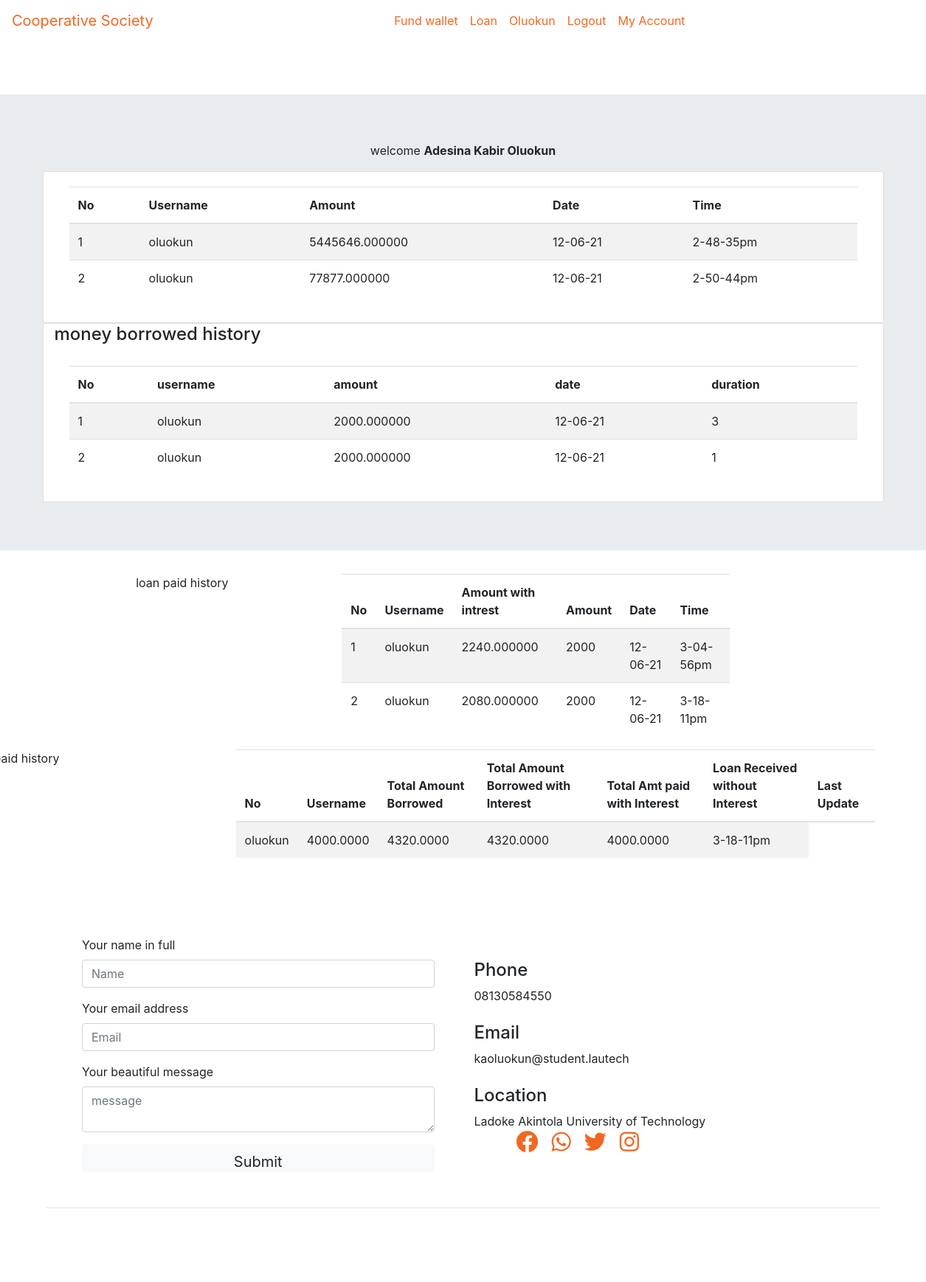
The app's page /checktransactions.php (signed in) with its own data.
### tables this page shows
CREATE TABLE `registration` (
  `id` int(10) UNSIGNED NOT NULL,
  `name` varchar(40) NOT NULL,
  `username` varchar(200) NOT NULL,
  `bvn` varchar(200) NOT NULL,
  `password` varchar(100) NOT NULL,
  `email` varchar(100) NOT NULL,
  `phoneno` varchar(100) NOT NULL,
  `saving` decimal(64,6) NOT NULL,
  `date` varchar(100) NOT NULL,
  `time` varchar(100) NOT NULL,
  `NameofG` varchar(100) NOT NULL,
  `BvnofG` varchar(100) NOT NULL,
  `EmailofG` varchar(100) NOT NULL,
  `PhoneofG` varchar(100) NOT NULL
);

CREATE TABLE `transactions` (
  `id` int(10) UNSIGNED NOT NULL,
  `username` varchar(40) NOT NULL,
  `email` varchar(40) NOT NULL,
  `type` varchar(40) NOT NULL,
  `to_refund` varchar(40) NOT NULL,
  `Amt` decimal(63,6) NOT NULL,
  `date` varchar(40) NOT NULL,
  `time` varchar(40) NOT NULL
);

CREATE TABLE `loan` (
  `id` int(10) UNSIGNED NOT NULL,
  `username` varchar(40) NOT NULL,
  `loan_borrowed` decimal(63,4) NOT NULL,
  `loan_with_interest` decimal(63,4) NOT NULL,
  `loan_paid_WITH_interest` decimal(63,4) NOT NULL,
  `loan_received` decimal(63,4) NOT NULL,
  `last_loan_duration` decimal(63,4) NOT NULL,
  `last_update` varchar(40) NOT NULL
);

### database.php (called while the page is built, shortened)
<?php
$SERVER="localhost";
$dbusername="root";
$pas="";
$database="SWEP";
$conn=mysqli_connect($SERVER,$dbusername,$pas,$database);
try{
$interest_per_head="CREATE TABLE IF NOT EXISTS interest_per_head(
id INT UNSIGNED AUTO_INCREMENT PRIMARY KEY,
username VARCHAR(40) NOT NULL,
interest DECIMAL(63,6) NOT NULL
)";
mysqli_query($conn,$interest_per_head);
}
catch(Exception $errormsg)
{
  echo $php_errormsg->getMessage();
}
function amount($table_name,$username){
  global $conn;
  $sql_amount="SELECT *FROM $table_name WHERE username='$username'";
  $connection=mysqli_query($conn,$sql_amount);
  $get_amo=mysqli_fetch_array($connection,MYSQLI_ASSOC);
  return isset($get_amo)?$get_amo:[];
};
function history($table_name,$username,$type){
  global $conn;
  $sql_tran="SELECT *FROM $table_name WHERE username='$username' AND type='$type' ";
  $connection=mysqli_query($conn,$sql_tran);
  return $connection;
}

### checktransactions.php (the view, shortened to what this page needs)
<?php session_start();
if(isset($_SESSION['login']) && ($_SESSION['username']!=null)):
  ?>
<?php
$username=$_SESSION['username'];
include('database.php');
$username1=amount('registration',$username)['username'];
if($username1!=null):
  ?>
  <!DOCTYPE html>
  <html lang="en">
  <head>
    <?php
   include('style.php');
     ?>
  </head>
  <body>
  <?php
   include('header.php');
     ?>
  <br><br><br>
    <div class="jumbotron jumbotron-fluid">
        <p class="text-center">  <?php echo "welcome <b>".ucwords(amount('registration',$username)['name'])."</b>";?></p>
        <div class="container card">
          <div class="table-responsive card-body">
            <table class="table table-striped">
              <thead>
               <tr>
                 <th>No</th>
                 <th>Username</th>
                 <th>Amount</th>
                 <th>Date</th>
                 <th>Time</th>
               </tr>
             </thead>
             <tbody>
               <?php
               $connection= history('transactions',$username1,'saving');
               $count=1;
               while($get_id=mysqli_fetch_assoc($connection)):?>
                <tr>
                  <td><?php echo $count; ?></td>
                  <td><?php echo $get_id['username']; ?></td>
                  <td><?php echo $get_id['Amt']; ?></td>
                  <td><?php echo $get_id['date']; ?></td>
                  <td> <?php echo $get_id['time']; ?>        </td>
                </tr>
                <?php $count++;
              endwhile;?>
            </tbody>
          </table>
        </div>
      </div>
        <div class="container card">
           <h4>  money borrowed history</h4>
          <div class="table-responsive card-body">
            <table class="table table-striped">
              <thead>
                <tr>
                  <th>No</th>
                  <th>username</th>
                  <th>amount</th>
                  <th>date</th>
                  <th>
                    duration
                  </th>
                </tr>
              </thead>
              <tbody>
                <?php
                $connection= history('transactions',$username1,'borrow');
                $count=1;
                while($get_id=mysqli_fetch_assoc($connection)):?>
                  <tr>
                    <td>
                      <?php echo $count; ?>
                    </td>
                    <td><?php echo $get_id['username']; ?>
                  </td>
                  <td>
                    <?php echo $get_id['Amt']; ?>
                  </td>
                  <td><?php echo $get_id['date']; ?>
                </td>
                <td> <?php echo $get_id['time']; ?>
              </td>
            </tr>
            <?php $count++;
          endwhile;?>
        </tbody>
      </table>
    </div>
  </div>
  <div class="col-sm-2">
  </div>
</div>
<div class="row">
  <div class="col-sm-2">
  </div>
  <div class="row">
    <p>  <?php echo 'loan paid history
    '; ?></p>
    <div class="col-sm-2">
    </div>
    <div class="col-sm-8">
      <div class="table-responsive">
        <table class="table table-striped">
          <thead>
            <tr>
              <th>No</th>
              <th>Username</th>
              <th>Amount with intrest
                <th>Amount</th>
              </th>
              <th>Date</th>
              <th>Time</th>
            </tr>
          </thead>
          <tbody>
            <?php
            $connection= history('transactions',$username1,'paid_loan');
            $count=1;
            while($get_id=mysqli_fetch_assoc($connection)):?>
              <tr>
                <td>
                  <?php echo $count; ?>
                </td>
                <td><?php echo $get_id['username']; ?>
              </td>
              <td>
                <?php echo $get_id['Amt']; ?>
              </td>
              <td>
                <?php echo $get_id['to_refund']; ?>
              </td>
              <td><?php echo $get_id['date']; ?>
            </td>
            <td> <?php echo $get_id['time']; ?>
          </td>
        </tr>
        <?php $count++;
      endwhile;?>
    </tbody>
  </table>
</div>
</div>
<div class="col-sm-2">
</div>
</div>
<div class="row">
  <div class="col-sm-2">
  </div>
  <div class="row">
    <p>  <?php echo 'loan paid history
    '; ?></p>
    <div class="col-sm-2">
    </div>
    <div class="col-sm-8">
      <div class="table-responsive">
        <table class="table table-striped">
          <thead>
            <tr>
              <th>No</th>
              <th>Username</th>
              <th>Total
               Amount Borrowed
               <th>Total Amount Borrowed with Interest
               </th>
             </th>
             <th>Total Amt paid with Interest
             </th>
             <th>Loan Received without Interest
             </th>
             <th>Last Update
             </th>
           </tr>
         </thead>
         <tbody>
          <?php
          $get_id = count(amount('loan',$username1)) > 0?amount('loan',$username1):[];
          ?>
          <tr>
            <td><?php echo isset($get_id['username'])?$get_id['username']:""; ?>
          </td>
          <td>
            <?php echo isset($get_id['loan_borrowed'])?$get_id['loan_borrowed']:""; ?>
          </td>
          <td>
            <?php echo isset($get_id['loan_with_interest'])?$get_id['loan_with_interest']:""; ?>
          </td>
          <td><?php echo isset($get_id['loan_paid_WITH_interest'])?$get_id['loan_paid_WITH_interest']:""; ?>
        </td>
        <td> <?php echo isset($get_id['loan_received'])?$get_id['loan_received']:""; ?>
      </td>
    <td> <?php echo isset($get_id['last_update'])?$get_id['last_update']:""; ?>
  </td>
</tr>
</tbody>
</table>
</div>
</div>
<div class="col-sm-2">
</div>
</div>
</div></div></div></div></div>
<?php endif;endif;
?>
<?php
   include('footer.php');
     ?>
  </body>
  </html>

### records on screen
registration: name "Adesina Kabir Oluokun"
transactions: username "oluokun", Amt "5445646.000000", date "12-06-21", time "2-48-35pm"
transactions: username "oluokun", Amt "77877.000000", date "12-06-21", time "2-50-44pm"
transactions: username "oluokun", Amt "2000.000000", date "12-06-21", time "3"
transactions: username "oluokun", Amt "2000.000000", date "12-06-21", time "1"
transactions: username "oluokun", Amt "2240.000000", to_refund "2000", date "12-06-21", time "3-04-56pm"
transactions: username "oluokun", Amt "2080.000000", to_refund "2000", date "12-06-21", time "3-18-11pm"
loan: username "oluokun", loan_borrowed "4000.0000", loan_with_interest "4320.0000", loan_paid_WITH_interest "4320.0000", loan_received "4000.0000", last_update "3-18-11pm"

### other values on screen
$username "Oluokun"
